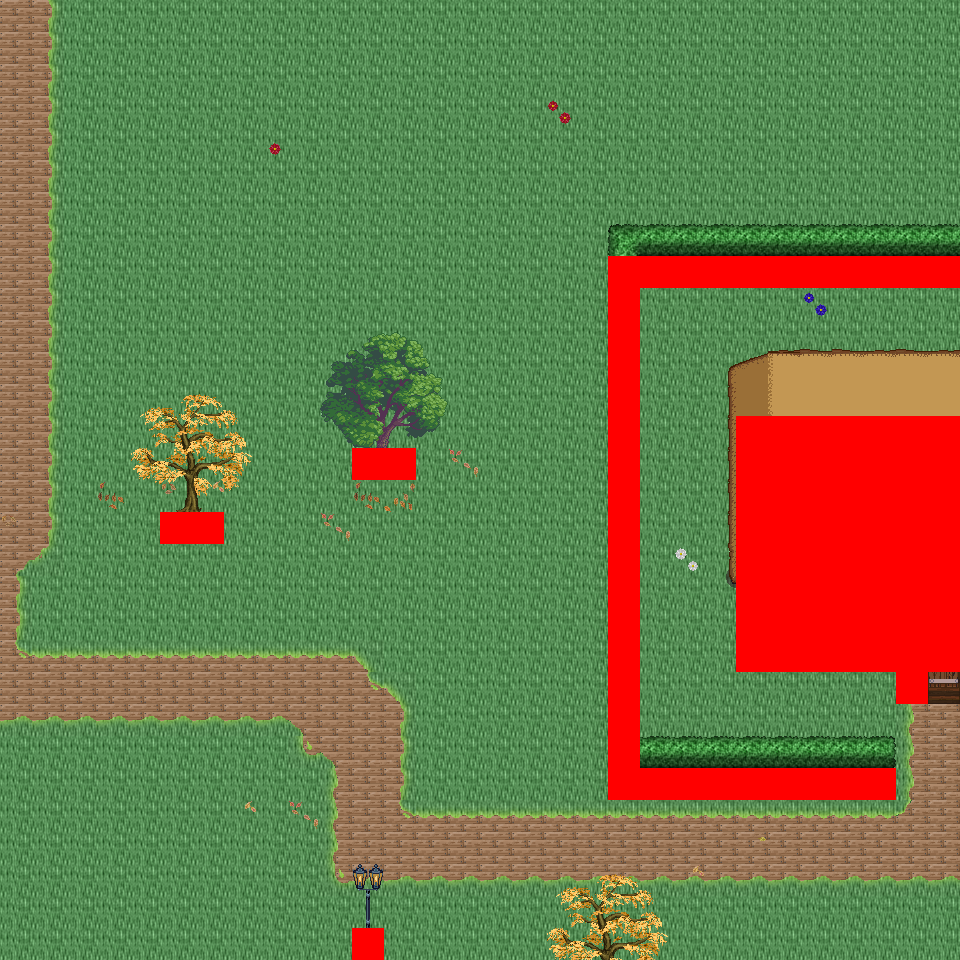

This game map was drawn from its Tiled (.tmx) file and the tilesets committed beside it. A one-line description and the trimmed map source follow:
An orthogonal 30x30 tile map with 32x32 px tiles, 6 tile layers (Ground, Object, Object2, Above, ...), 45 tilesets and 6 objects (6x mapExit).

<map version="1.0" orientation="orthogonal" renderorder="right-down" width="30" height="30" tilewidth="32" tileheight="32" nextobjectid="7">
  <tileset firstgid="1" name="tileset_logic_collision" tilewidth="32" tileheight="32" tilecount="1" columns="1">
    <image source="../drawable/tileset_logic_collision.png" width="32" height="32" />
  </tileset>
  <tileset firstgid="2" name="tileset_ground_ground" tilewidth="32" tileheight="32" tilecount="33" columns="3">
    <image source="../drawable/tileset_ground_ground.png" width="96" height="352" />
  </tileset>
  <tileset firstgid="35" name="tileset_building_castle" tilewidth="32" tileheight="32" tilecount="320" columns="20">
    <image source="../drawable/tileset_building_castle.png" width="640" height="512" />
  </tileset>
  <tileset firstgid="355" name="tileset_item_weapon_cannon" tilewidth="32" tileheight="32" tilecount="12" columns="3">
    <image source="../drawable/tileset_item_weapon_cannon.png" width="96" height="128" />
  </tileset>
  <tileset firstgid="367" name="tileset_item_pot_barrels_1" tilewidth="32" tileheight="32" tilecount="8" columns="4">
    <image source="../drawable/tileset_item_pot_barrels_1.png" width="128" height="64" />
  </tileset>
  <tileset firstgid="375" name="tileset_ground_grass_edges" tilewidth="32" tileheight="32" tilecount="36" columns="12">
    <image source="../drawable/tileset_ground_grass_edges.png" width="384" height="96" />
  </tileset>
  <tileset firstgid="411" name="tileset_ground_grass_corners" tilewidth="32" tileheight="32" tilecount="24" columns="6">
    <image source="../drawable/tileset_ground_grass_corners.png" width="192" height="128" />
  </tileset>
  <tileset firstgid="435" name="tileset_plant_vine" tilewidth="32" tileheight="32" tilecount="3" columns="1">
    <image source="../drawable/tileset_plant_vine.png" width="32" height="96" />
  </tileset>
  <tileset firstgid="438" name="tileset_ground_water_pool" tilewidth="32" tileheight="32" tilecount="72" columns="3">
    <image source="../drawable/tileset_ground_water_pool.png" width="96" height="768" />
  </tileset>
  <tileset firstgid="510" name="tileset_ground_earth_edges" tilewidth="32" tileheight="32" tilecount="18" columns="6">
    <image source="../drawable/tileset_ground_earth_edges.png" width="192" height="96" />
  </tileset>
  <tileset firstgid="528" name="tileset_building_decoration_chimney" tilewidth="32" tileheight="32" tilecount="2" columns="1">
    <image source="../drawable/tileset_building_decoration_chimney.png" width="32" height="64" />
  </tileset>
  <tileset firstgid="530" name="tileset_building_decoration_chimney_big" tilewidth="32" tileheight="32" tilecount="2" columns="1">
    <image source="../drawable/tileset_building_decoration_chimney_big.png" width="32" height="64" />
  </tileset>
  <tileset firstgid="532" name="tileset_plant_tree_fall_trees" tilewidth="32" tileheight="32" tilecount="40" columns="8">
    <image source="../drawable/tileset_plant_tree_fall_trees.png" width="256" height="160" />
  </tileset>
  <tileset firstgid="572" name="tileset_plant_tree_chestnut_tree" tilewidth="32" tileheight="32" tilecount="20" columns="4">
    <image source="../drawable/tileset_plant_tree_chestnut_tree.png" width="128" height="160" />
  </tileset>
  <tileset firstgid="592" name="tileset_plant_bush_hedge" tilewidth="32" tileheight="32" tilecount="35" columns="5">
    <image source="../drawable/tileset_plant_bush_hedge.png" width="160" height="224" />
  </tileset>
  <tileset firstgid="627" name="tileset_item_statue_gazingball_statue" tilewidth="32" tileheight="32" tilecount="12" columns="3">
    <image source="../drawable/tileset_item_statue_gazingball_statue.png" width="96" height="128" />
  </tileset>
  <tileset firstgid="639" name="tileset_plant_flower_red_blue_clusters" tilewidth="32" tileheight="32" tilecount="4" columns="1">
    <image source="../drawable/tileset_plant_flower_red_blue_clusters.png" width="32" height="128" />
  </tileset>
  <tileset firstgid="643" name="tileset_ground_cobbled_paving" tilewidth="32" tileheight="32" tilecount="1" columns="1">
    <image source="../drawable/tileset_ground_cobbled_paving.png" width="32" height="32" />
  </tileset>
  <tileset firstgid="644" name="tileset_furniture_light_lamp_blue" tilewidth="32" tileheight="32" tilecount="3" columns="1">
    <image source="../drawable/tileset_furniture_light_lamp_blue.png" width="32" height="96" />
  </tileset>
  <tileset firstgid="647" name="tileset_light_dim_light_7x5" tilewidth="32" tileheight="32" tilecount="35" columns="7">
    <image source="../drawable/tileset_light_dim_light_7x5.png" width="224" height="160" />
  </tileset>
  <tileset firstgid="682" name="tileset_light_light_5x5" tilewidth="32" tileheight="32" tilecount="25" columns="5">
    <image source="../drawable/tileset_light_light_5x5.png" width="160" height="160" />
  </tileset>
  <tileset firstgid="707" name="tileset_plant_leaves" tilewidth="32" tileheight="32" tilecount="8" columns="4">
    <image source="../drawable/tileset_plant_leaves.png" width="128" height="64" />
  </tileset>
  <tileset firstgid="715" name="tileset_plant_flower_flowers_mixed" tilewidth="32" tileheight="32" tilecount="16" columns="4">
    <image source="../drawable/tileset_plant_flower_flowers_mixed.png" width="128" height="128" />
  </tileset>
  <tileset firstgid="731" name="tileset_plant_bush_large_green" tilewidth="32" tileheight="32" tilecount="9" columns="3">
    <image source="../drawable/tileset_plant_bush_large_green.png" width="96" height="96" />
  </tileset>
  <tileset firstgid="740" name="tileset_plant_bush_hosta" tilewidth="32" tileheight="32" tilecount="9" columns="3">
    <image source="../drawable/tileset_plant_bush_hosta.png" width="96" height="96" />
  </tileset>
  <tileset firstgid="749" name="tileset_item_statue_fairypool" tilewidth="32" tileheight="32" tilecount="16" columns="2">
    <image source="../drawable/tileset_item_statue_fairypool.png" width="64" height="256" />
  </tileset>
  <tileset firstgid="765" name="tileset_item_statue_grey_stone" tilewidth="32" tileheight="32" tilecount="4" columns="2">
    <image source="../drawable/tileset_item_statue_grey_stone.png" width="64" height="64" />
  </tileset>
  <tileset firstgid="769" name="tileset_item_statue_plants_potted_stone" tilewidth="32" tileheight="32" tilecount="6" columns="3">
    <image source="../drawable/tileset_item_statue_plants_potted_stone.png" width="96" height="64" />
  </tileset>
  <tileset firstgid="775" name="tileset_plant_flower_daisy_blue" tilewidth="32" tileheight="32" tilecount="8" columns="2">
    <image source="../drawable/tileset_plant_flower_daisy_blue.png" width="64" height="128" />
  </tileset>
  <tileset firstgid="783" name="tileset_plant_flower_daisy_red" tilewidth="32" tileheight="32" tilecount="8" columns="2">
    <image source="../drawable/tileset_plant_flower_daisy_red.png" width="64" height="128" />
  </tileset>
  <tileset firstgid="791" name="tileset_plant_flower_daisy_white" tilewidth="32" tileheight="32" tilecount="8" columns="2">
    <image source="../drawable/tileset_plant_flower_daisy_white.png" width="64" height="128" />
  </tileset>
  <tileset firstgid="799" name="tileset_plant_flower_daisy_yellow" tilewidth="32" tileheight="32" tilecount="8" columns="2">
    <image source="../drawable/tileset_plant_flower_daisy_yellow.png" width="64" height="128" />
  </tileset>
  <tileset firstgid="807" name="tileset_furniture_chair_bench_white" tilewidth="32" tileheight="32" tilecount="8" columns="2">
    <image source="../drawable/tileset_furniture_chair_bench_white.png" width="64" height="128" />
  </tileset>
  <tileset firstgid="815" name="tileset_plant_bush_bricked_bushes" tilewidth="32" tileheight="32" tilecount="6" columns="2">
    <image source="../drawable/tileset_plant_bush_bricked_bushes.png" width="64" height="96" />
  </tileset>
  <tileset firstgid="821" name="tileset_plant_stump_small_stump" tilewidth="32" tileheight="32" tilecount="4" columns="2">
    <image source="../drawable/tileset_plant_stump_small_stump.png" width="64" height="64" />
  </tileset>
  <tileset firstgid="825" name="tileset_item_firewood" tilewidth="32" tileheight="32" tilecount="12" columns="3">
    <image source="../drawable/tileset_item_firewood.png" width="96" height="128" />
  </tileset>
  <tileset firstgid="837" name="tileset_item_campfires" tilewidth="32" tileheight="32" tilecount="2" columns="2">
    <image source="../drawable/tileset_item_campfires.png" width="64" height="32" />
  </tileset>
  <tileset firstgid="839" name="tileset_building_wall_int_sandstone" tilewidth="32" tileheight="32" tilecount="15" columns="3">
    <image source="../drawable/tileset_building_wall_int_sandstone.png" width="96" height="160" />
  </tileset>
  <tileset firstgid="854" name="tileset_logic_creature_rodent" tilewidth="32" tileheight="32" tilecount="8" columns="8">
    <image source="../drawable/tileset_logic_creature_rodent.png" width="256" height="32" />
  </tileset>
  <tileset firstgid="862" name="tileset_ground_ground_3" tilewidth="32" tileheight="32" tilecount="5" columns="5">
    <image source="../drawable/tileset_ground_ground_3.png" width="160" height="32" />
  </tileset>
  <tileset firstgid="867" name="tileset_building_cottage" tilewidth="32" tileheight="32" tilecount="256" columns="16">
    <image source="../drawable/tileset_building_cottage.png" width="512" height="512" />
  </tileset>
  <tileset firstgid="1123" name="tileset_building_roof_thatched_roof" tilewidth="32" tileheight="32" tilecount="256" columns="16">
    <image source="../drawable/tileset_building_roof_thatched_roof.png" width="512" height="512" />
  </tileset>
  <tileset firstgid="1379" name="tileset_building_door_doors" tilewidth="32" tileheight="32" tilecount="256" columns="16">
    <image source="../drawable/tileset_building_door_doors.png" width="512" height="512" />
  </tileset>
  <tileset firstgid="1635" name="tileset_building_window_windows" tilewidth="32" tileheight="32" tilecount="256" columns="16">
    <image source="../drawable/tileset_building_window_windows.png" width="512" height="512" />
  </tileset>
  <tileset firstgid="1891" name="tileset_logic_portal" tilewidth="32" tileheight="32" tilecount="24" columns="8">
    <image source="../drawable/tileset_logic_portal.png" width="256" height="96" />
  </tileset>
  <layer name="Ground" width="30" height="30">
    <data>[900 cells, 900 non-empty, 4 distinct tile ids]</data>
  </layer>
  <layer name="Object" width="30" height="30">
    <data>[900 cells, 162 non-empty, 34 distinct tile ids]</data>
  </layer>
  <layer name="Object2" width="30" height="30">
    <data>[900 cells, 23 non-empty, 13 distinct tile ids]</data>
  </layer>
  <layer name="Above" width="30" height="30">
    <data>[900 cells, 126 non-empty, 53 distinct tile ids]</data>
  </layer>
  <layer name="Above2" width="30" height="30">
    <data>[900 cells, 14 non-empty, 10 distinct tile ids]</data>
  </layer>
  <layer name="Walkable" width="30" height="30">
    <data>[900 cells, 97 non-empty, 1 distinct tile ids]</data>
  </layer>
  <objectgroup name="MapEvents">
    <object id="1" name="south" type="mapExit" x="0" y="928" width="352" height="32">
      <properties>
        <property name="map" value="level_0_x19_y60" />
        <property name="x" value="0" />
        <property name="y" value="1" />
      </properties>
    </object>
    <object id="2" name="south2" type="mapExit" x="384" y="928" width="576" height="32">
      <properties>
        <property name="map" value="level_0_x19_y60" />
        <property name="x" value="12" />
        <property name="y" value="1" />
      </properties>
    </object>
    <object id="3" name="west" type="mapExit" x="0" y="0" width="32" height="960">
      <properties>
        <property name="map" value="level_0_x18_y59" />
        <property name="x" value="28" />
        <property name="y" value="0" />
      </properties>
    </object>
    <object id="4" name="east" type="mapExit" x="928" y="0" width="32" height="256">
      <properties>
        <property name="map" value="level_0_x20_y59" />
        <property name="x" value="1" />
        <property name="y" value="0" />
      </properties>
    </object>
    <object id="5" name="east2" type="mapExit" x="928" y="288" width="32" height="128">
      <properties>
        <property name="map" value="level_0_x20_y59" />
        <property name="x" value="1" />
        <property name="y" value="9" />
      </properties>
    </object>
    <object id="6" name="east3" type="mapExit" x="928" y="672" width="32" height="288">
      <properties>
        <property name="map" value="level_0_x20_y59" />
        <property name="x" value="1" />
        <property name="y" value="21" />
      </properties>
    </object>
  </objectgroup>
</map>
